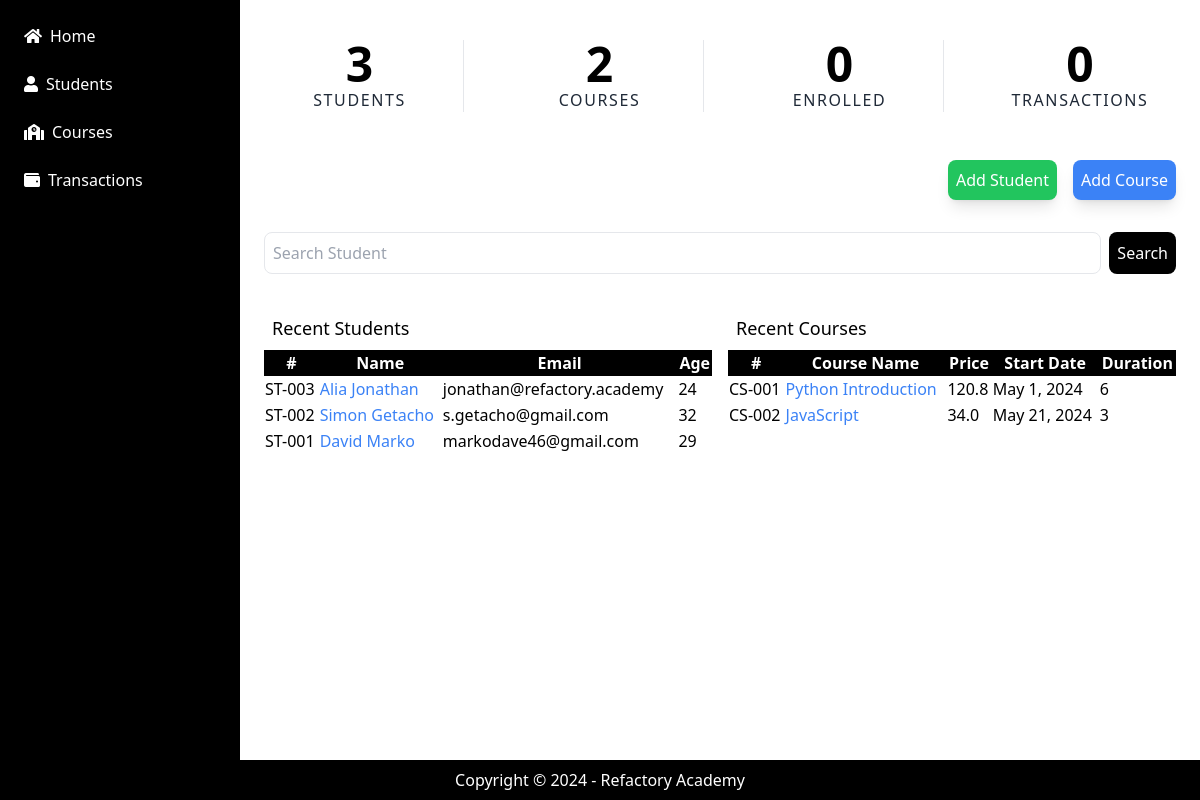
Before: / with the older database file.
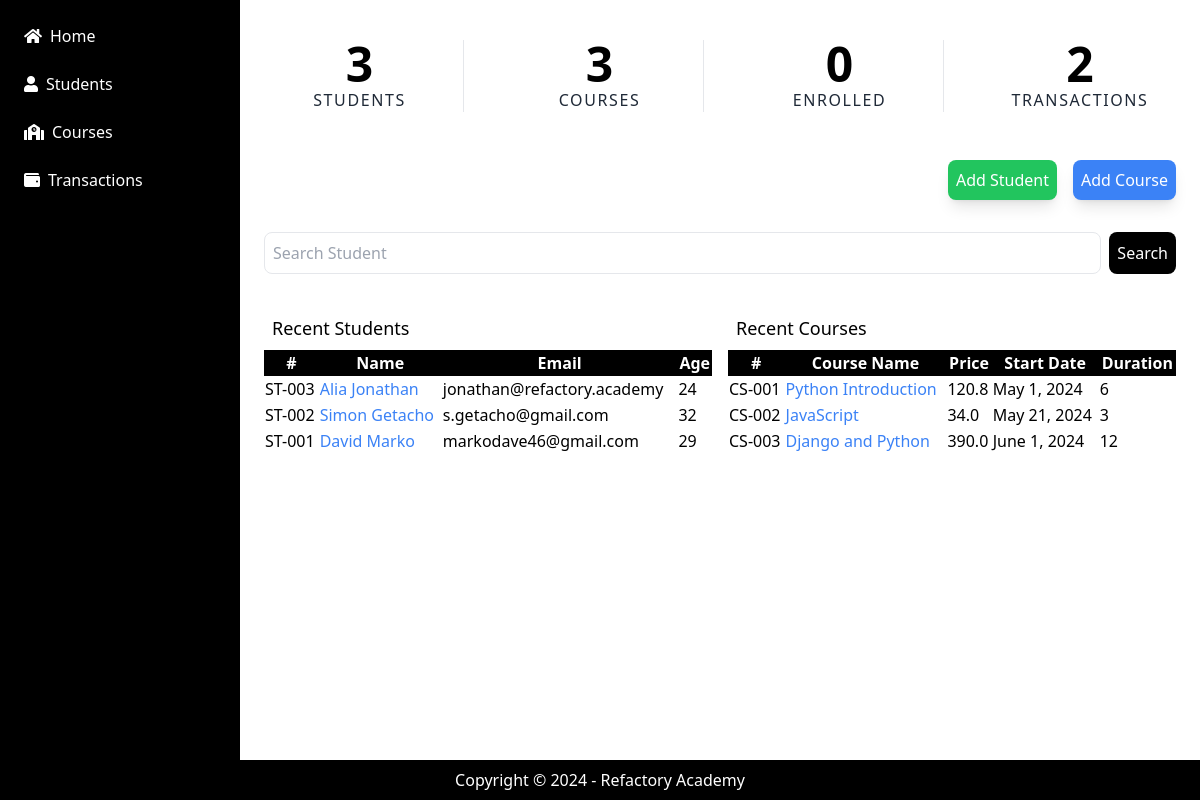
After: the same page with the newer database file.
### application/models.py (models this page shows)
class Student(models.Model):
    first_name = models.CharField(max_length=255)
    last_name = models.CharField(max_length=255)
    email = models.EmailField(max_length=254)
    age = models.IntegerField()
    gender = models.CharField(max_length=255)

class Course(models.Model):
    course_name = models.CharField(max_length=255)
    course_desc = models.TextField()
    course_duration = models.IntegerField()
    course_price = models.FloatField()
    start_date = models.DateField()

### application/views.py (the view)
# urls.py: path('', homePage, name="home"),
def homePage(request):
    count_students = Student.objects.count()
    count_courses = Course.objects.count()
    count_enrolled_students = EnrolledStudent.objects.count()
    count_transactions = Transactions.objects.count()
    recent_students = Student.objects.all().order_by('-id')
    courses = Course.objects.all()
    context = {
        "count_students": count_students,
        "count_courses": count_courses,
        "count_enrolled_students": count_enrolled_students,
        "count_transactions": count_transactions,
        "courses": courses,
        "recent_students": recent_students
    }
    template = loader.get_template("home.html")
    return HttpResponse(template.render(context))

### application/templates/home.html
{% extends 'base.html' %}
{% block content %}
<div class="px-2 py-8 mx-auto">
    <div class="grid grid-cols-4 gap-8">
        <div class="text-center md:border-r">
            <h6 class="text-2xl font-bold lg:text-5xl xl:text-6xl"> {{ count_students }} </h6>
            <p class="text-sm font-medium tracking-widest text-gray-800 uppercase lg:text-base">
                Students
            </p>
        </div>
        <div class="text-center md:border-r">
            <h6 class="text-2xl font-bold lg:text-5xl xl:text-6xl"> {{ count_courses }} </h6>
            <p class="text-sm font-medium tracking-widest text-gray-800 uppercase lg:text-base">
                Courses
            </p>
        </div>
        <div class="text-center md:border-r">
            <h6 class="text-2xl font-bold lg:text-5xl xl:text-6xl"> {{ count_enrolled_students }}</h6>
            <p class="text-sm font-medium tracking-widest text-gray-800 uppercase lg:text-base">
                Enrolled
            </p>
        </div>
        <div class="text-center">
            <h6 class="text-2xl font-bold lg:text-5xl xl:text-6xl"> {{ count_transactions }}  </h6>
            <p class="text-sm font-medium tracking-widest text-gray-800 uppercase lg:text-base">
                Transactions
            </p>
        </div>
    </div>
</div>
<div class="p-4 flex gap-4 justify-end">
    <a href="/student/add" class="p-2 bg-green-500 text-white rounded-lg shadow-lg"> Add Student </a>
    <a href="/course/add" class="p-2 bg-blue-500 text-white rounded-lg shadow-lg"> Add Course </a>
</div>
<div class="flex gap-2 p-4">
    <input type="text" placeholder="Search Student" class="p-2 rounded-lg border w-full">
    <button class="p-2 bg-black text-white rounded-lg"> Search </button>
</div>
<div class="grid grid-cols-2 gap-4 p-4">
    <div class="w-full">
        <p class="p-2 text-lg"> Recent Students </p>
        <table class="w-full">
            <thead class="bg-black text-white">
                <tr>
                    <th> # </th>
                    <th> Name </th>
                    <th> Email </th>
                    <th> Age </th>
                </tr>
            </thead>
            <tbody>
                {% for student in recent_students %}
                    <tr>
                        <td> ST-00{{ student.id }} </td>
                        <td> <a class="text-blue-500" href="/student/view/{{ student.id }}"> {{ student.first_name }}  {{ student.last_name }} </a> </td>
                        <td> {{ student.email }} </td>
                        <td> {{ student.age }} </td>
                    </tr>
                {% endfor %}
            </tbody>
        </table>
    </div>
    <div class="w-full">
        <p class="p-2 text-lg"> Recent Courses </p>
        <table class="w-full">
            <thead class="bg-black text-white">
                <tr>
                    <th> # </th>
                    <th> Course Name </th>
                    <th> Price </th>
                    <th> Start Date </th>
                    <th> Duration </th>
                </tr>
            </thead>
            <tbody>
                {% for course in courses %}
                    <tr>
                        <td> CS-00{{ course.id }} </td>
                        <td> <a class="text-blue-500" href="/course/view/{{ course.id }}"> {{ course.course_name }} </a> </td>
                        <td> {{ course.course_price }} </td>
                        <td> {{ course.start_date }} </td>
                        <td> {{ course.course_duration }} </td>
                    </tr>
                {% endfor %}
            </tbody>
        </table>
    </div>
</div>
{% endblock %}

Changed rows visible on the page:
added Course: id "3", course_name "Django and Python", course_price "390.0", start_date "June 1, 2024", course_duration "12"
Other visible differences:
{{ count_courses }}: "2" → "3"
{{ count_transactions }}: "0" → "2"
